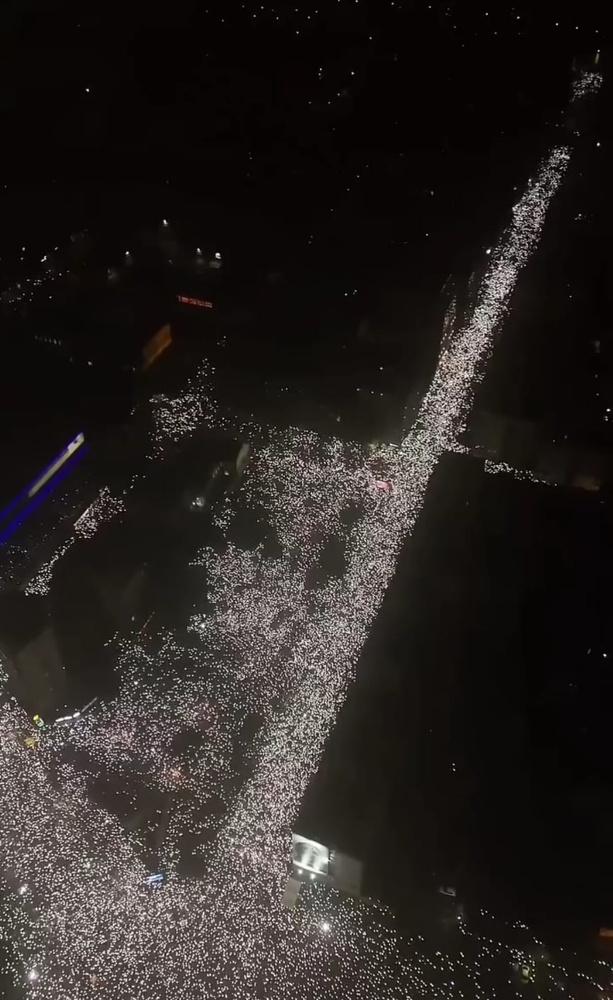
#> input picture images/beogradska.jpeg, 613 x 1000 px, shrunk from 895 x 1459 before the run
$ python -i auto-count.py   (imports and definitions only)
#> lines starting #> are read from the running program, lines starting #| are printed output that depends on the picture; after the words box and inside, x2 and y2 are one past the last pixel; in counts of white or black regions, pixels touching at a corner belong together
#!/usr/bin/env python3
"""
Count dots inside R-selected pilot cells and write results back to CSV.
Optionally:
  - flip the bitmap vertically (while mapping coords correctly),
  - save per-cell "clean count" previews,
  - save one whole-image "clean count" preview with all pilot cells + dots.

Inputs expected (generated by your R pipeline):
  --frame_csv: ./grid_output/strata_map_auto.csv
      columns: cell_id, img_path, x0, x1, y0, y1, (optionally include/stratum)
  --pilot_csv: ./outputs/sampling_outputs/pilot_to_count.csv
      columns: img_path, stratum, cell_id, y (to be filled)

Usage example:
  python count_cells_and_fill_pilot.py \
    --frame_csv ./grid_output/strata_map_auto.csv \
    --pilot_csv ./outputs/sampling_outputs/pilot_to_count.csv \
    --out_csv   ./outputs/sampling_outputs/pilot_to_count_filled.csv \
    --flip-bitmap \
    --preview-dir ./outputs/sampling_outputs/previews_cells \
    --image-preview-dir ./outputs/sampling_outputs/previews_images
"""

import sys
import argparse
from pathlib import Path
import numpy as np
import pandas as pd

from skimage import io, color, img_as_float, exposure
from skimage.morphology import white_tophat, disk, binary_dilation
from skimage.feature import blob_log
from skimage.filters import gaussian

import matplotlib.pyplot as plt
from matplotlib.patches import Rectangle, Circle


# ----------------------------- Detection core ---------------------------------
def detect_blobs_gray(
    gray_image: np.ndarray,
    *,
    tophat_radius: int = 9,
    hot_sigma: float = 15.0,
    hot_thresh: float = 0.25,
    hot_dilate: int = 1,
    min_sigma: float = 0.8,
    max_sigma: float = 6.0,
    num_sigma: int = 15,
    threshold: float = 0.02,
):
    """
    Run the detection pipeline on a GRAYSCALE float image in [0,1].
    Returns (blobs_filtered, g_masked) where blobs is an (N,3) array [y, x, sigma].
    """
#> called with tophat_radius = 9, hot_sigma = 15, hot_thresh = 0.25, hot_dilate = 1, min_sigma = 0.8, max_sigma = 6, num_sigma = 15, threshold = 0.02
    # Local contrast (CLAHE)
    g = exposure.equalize_adapthist(gray_image, clip_limit=0.02)
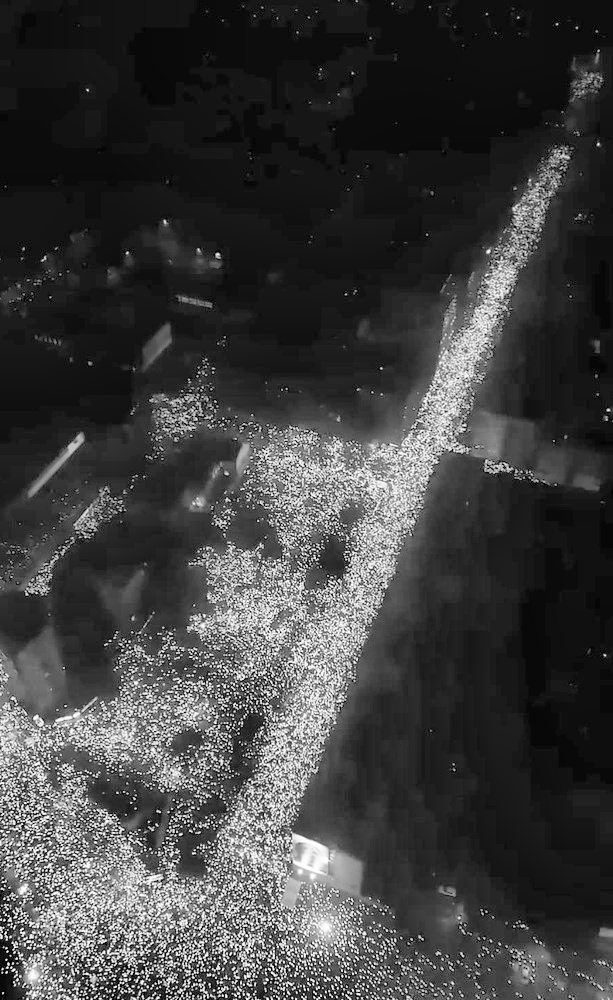
#> g: shape (1000, 613) float64; min 0, max 1, mean 0.25

    # Remove wide glow (white top-hat)
    g = white_tophat(g, footprint=disk(tophat_radius))
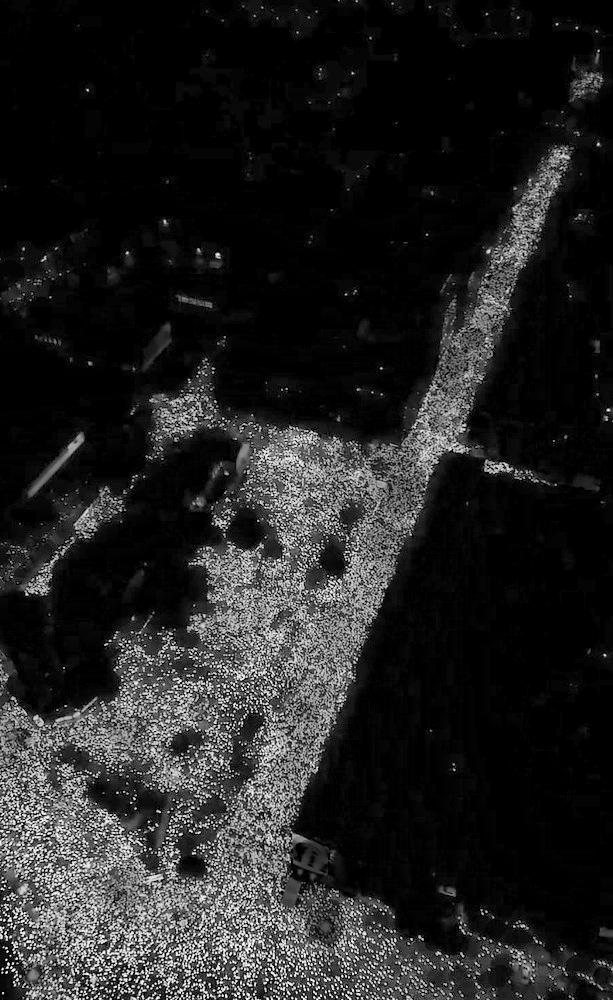
#> g: shape (1000, 613) float64; min 0, max 0.997, mean 0.136

    # Mild hot-region mask
    bg = gaussian(g, sigma=hot_sigma, preserve_range=True)
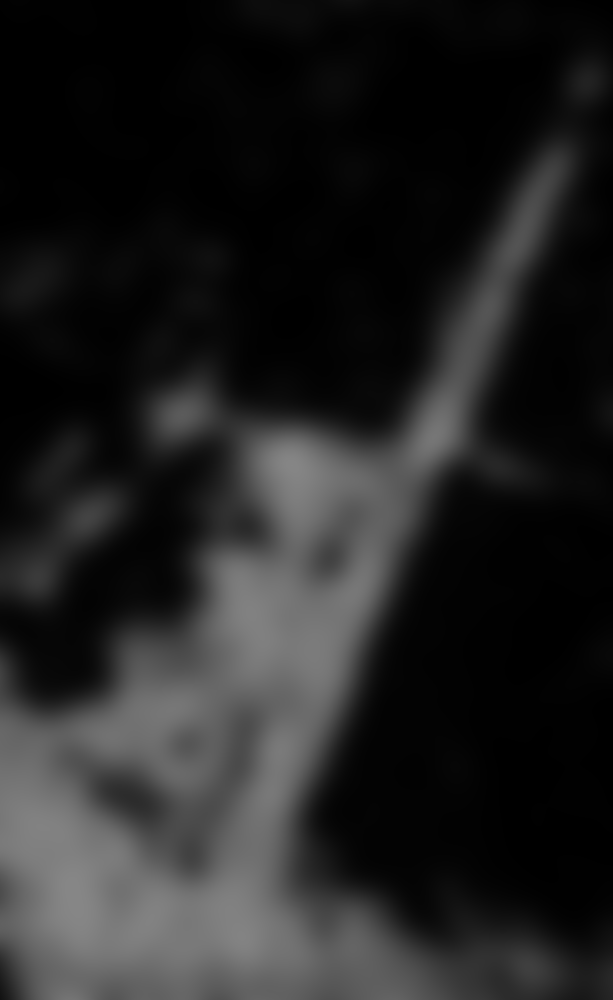
#> bg: shape (1000, 613) float64; min 0.000115, max 0.529, mean 0.136
    resid = g - bg
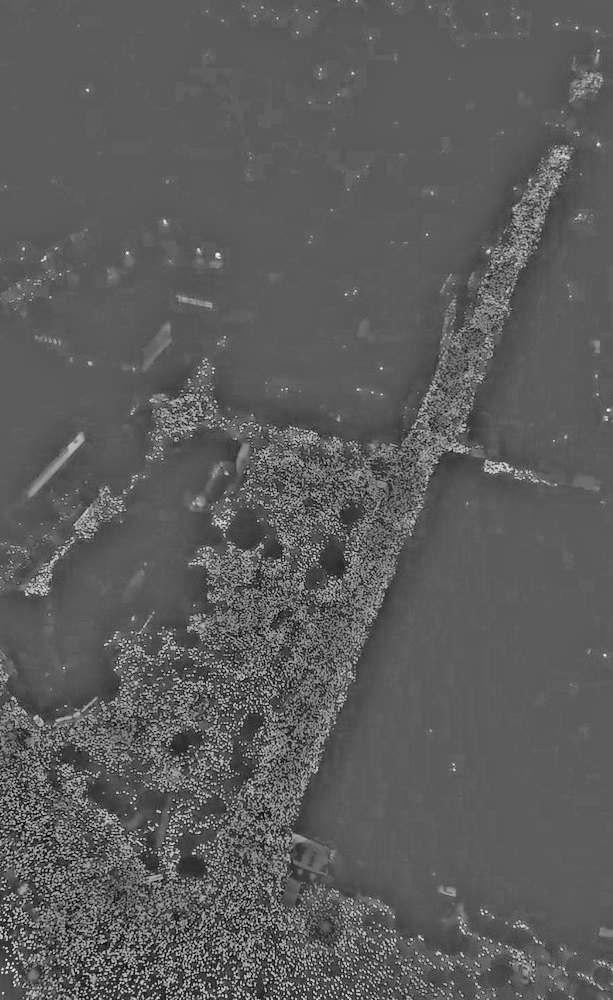
#> resid: shape (1000, 613) float64; min -0.528, max 0.926, mean 7.55e-05; drawn with min black and max white
    hot = resid > hot_thresh
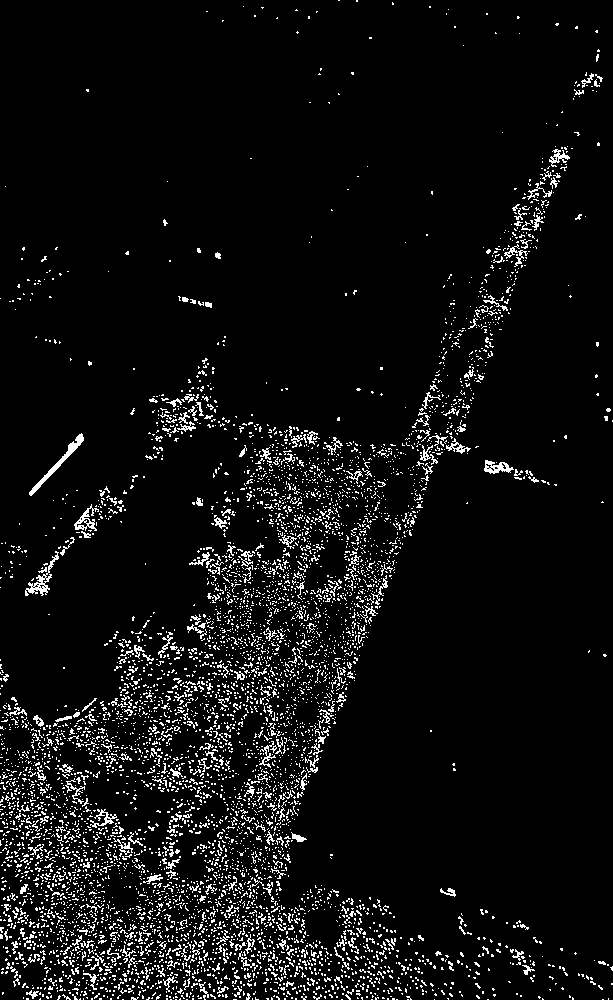
#> hot: shape (1000, 613) bool; 6.1% white in thin lines or dots
    if hot_dilate > 1:
        hot = binary_dilation(hot, footprint=disk(hot_dilate))

    g_masked = g.copy()
    g_masked[hot] = 0.0
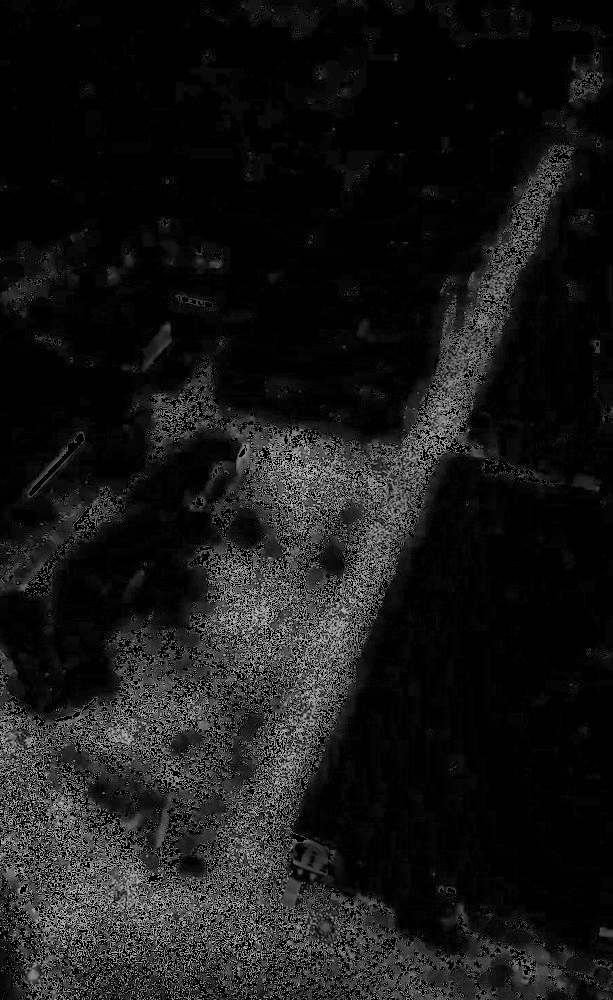
#> g_masked: shape (1000, 613) float64; 6.12% of pixels changed, all inside (x1, y1, x2, y2) = (0, 0, 613, 1000)

    # LoG blob detection (size-capped)
    blobs = blob_log(
        g_masked,
        min_sigma=min_sigma,
        max_sigma=max_sigma,
        num_sigma=num_sigma,
        threshold=threshold,
    )
    if blobs.size > 0:
        blobs = blobs[blobs[:, 2] <= max_sigma]

    return blobs, g_masked


# [260 lines left out: functions count_blobs_in_roi, draw_per_cell_preview, draw_whole_image_preview, main, not called in this run]


# [2 lines not run here, left out]

>>> import cv2
>>> picture = cv2.imread('../images/beogradska.jpeg', cv2.IMREAD_GRAYSCALE)
>>> result = detect_blobs_gray(picture)
